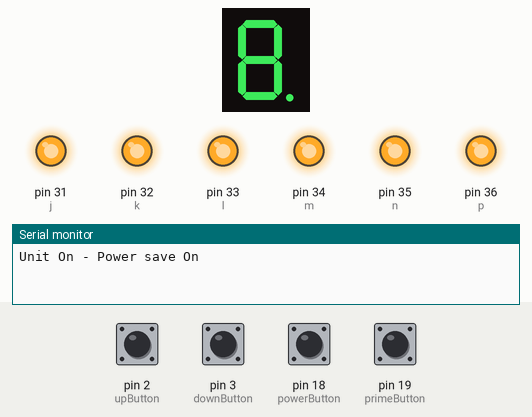
Simulated run of this sketch. Board: Arduino Mega 2560, built with avr-gcc and run on an emulated ATmega2560. Parts: 1-digit seven-segment display, output pins drawn as LEDs (lit = HIGH), the last lines printed to the serial monitor. Wiring (inferred from the names in the program): 1-digit 7-segment display, segments lit when HIGH: segments pin 22, pin 23, pin 24, pin 25, pin 26, pin 27, pin 28, pin 30. Dashed ring = blinking. The inputs (shaded band) are chosen by the test bench; at power-on: pin 2 (upButton), pin 3 (downButton), pin 18 (powerButton), pin 19 (primeButton) HIGH. The segment pins are drawn as the display they are named for; pins used as bus, display or sensor lines are not drawn.

Above: at 3.6 s.
3.7 s: pin 18 (powerButton) pulled LOW for 0.15 s
At 4.35 s:
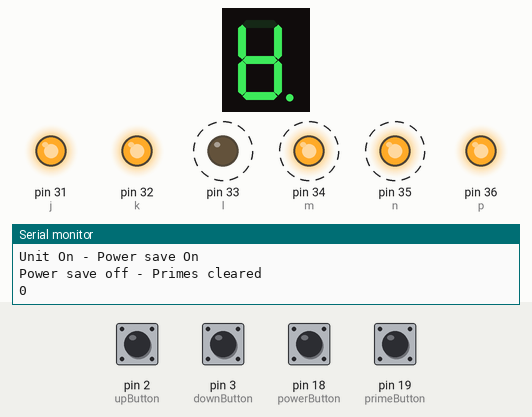
4.4 s: pin 2 (upButton) pulled LOW for 0.15 s
At 5.6 s:
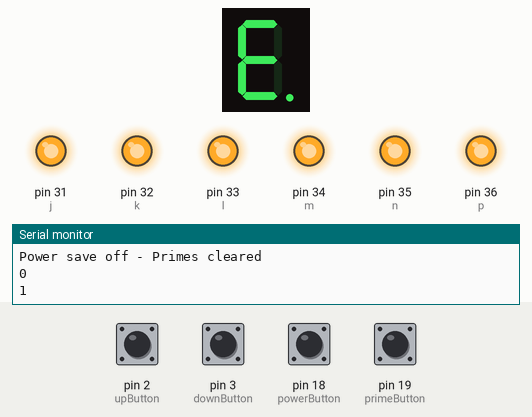
6.0 s: pin 19 (primeButton) pulled LOW for 0.15 s
At 6.24 s:
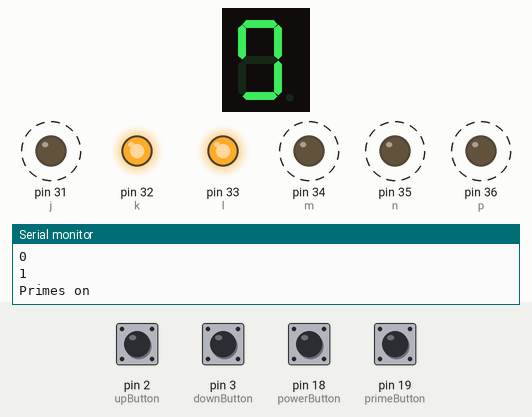
9.1 s: pin 2 (upButton) pulled LOW for 1 s
At 9.4 s:
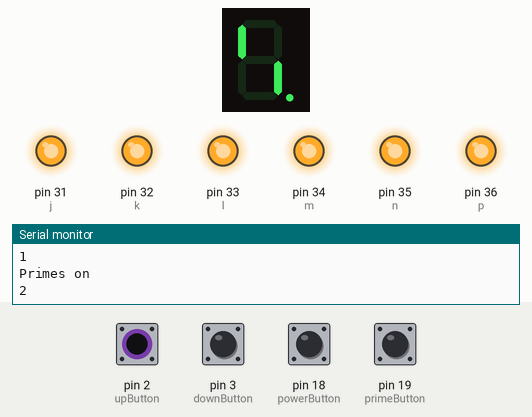
11.6 s: pin 2 (upButton) pulled LOW for 0.15 s
At 12.5 s:
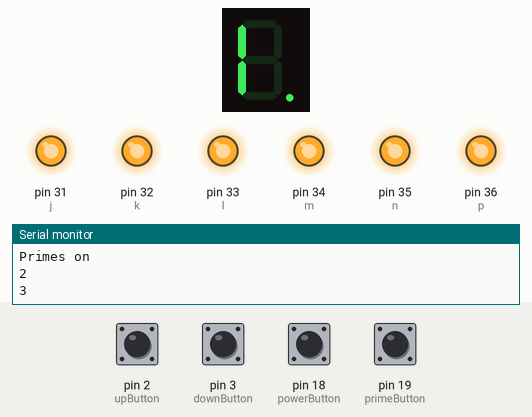
13.2 s: pin 2 (upButton) pulled LOW for 0.15 s
At 13.7 s:
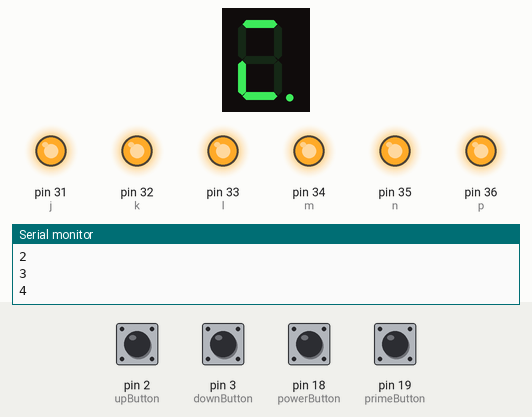
Timing chart, 0 to 15.8 s (numbered marks = the images above; inputs shaded):
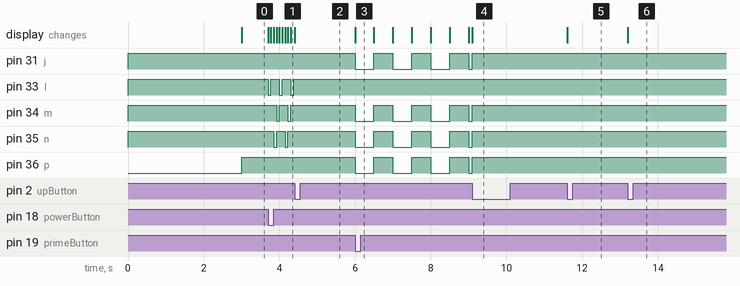

The sketch:

lapCounter.ino
```cpp
//Two-digit 7-segment LapCounter on Arduino Mega 2560
//
//            dB                dA
//
//           segH              segA
//          ------            ------
//         |segN  |segJ      |segF  |segB
//         |      |          |      |
//          ------ segP       ------ segG
//         |segM  |          |segE  |
//         |      |segK      |      |segC
//          ------            ------
//           segL              segD
//


//**NOTE**
//Relay module requires reverse inputs
//I.E. High = Low, Low = High

int a = 22;  //For displaying segment "a"
int b = 23;  //For displaying segment "b"
int c = 24;  //For displaying segment "c"
int d = 25;  //For displaying segment "d"
int e = 26;  //For displaying segment "e"
int f = 27;  //For displaying segment "f"
int g = 28;  //For displaying segment "g"

int h = 30;  //For displaying segment "h"
int j = 31;  //For displaying segment "j"
int k = 32;  //For displaying segment "k"
int l = 33;  //For displaying segment "l"
int m = 34;  //For displaying segment "m"
int n = 35;  //For displaying segment "n"
int p = 36;  //For displaying segment "p"

//remote interrupt values
const byte upButton = 2;
const byte downButton = 3;
const byte powerButton = 18;
const byte primeButton = 19;

int dA = 0; //Right digit value
int dB = 0; //Left digit value

boolean newCount = LOW; //new input signaled
int lapsLeft = 0; //count of laps left
boolean powerSave = HIGH;
boolean primeMode = LOW;

//blink values
boolean blinkState = LOW;
unsigned long previousBlink = 0;  // will store last blink
const long blinkOn = 50;   // milliseconds of on-time
const long blinkOff = 2950;  // milliseconds of off-time

//spin values
const int spin = 75;
unsigned long previousSpin = 0;
boolean compA = LOW;
boolean compB = LOW;
boolean compC = LOW;
boolean compD = HIGH;

//flash O values
const int flash = 150;
unsigned long previousFlash = 0;
boolean flashState = LOW;

//prime values
const int prime = 500;
unsigned long previousPrime = 0;
boolean primeState = LOW;

//software debounce
unsigned long lastInterrupt;

void setup() {
//inputs
pinMode(upButton, INPUT);
pinMode(downButton, INPUT);
pinMode(powerButton, INPUT);
pinMode(primeButton, INPUT);


//interrupts
attachInterrupt(digitalPinToInterrupt(upButton), addLap, FALLING);
attachInterrupt(digitalPinToInterrupt(downButton), minusLap, FALLING);
attachInterrupt(digitalPinToInterrupt(powerButton), powerToggle, FALLING);
attachInterrupt(digitalPinToInterrupt(primeButton), primeToggle, FALLING);

  //dA - Right digit
  pinMode(a, OUTPUT);  //A
  pinMode(b, OUTPUT);  //B
  pinMode(c, OUTPUT);  //C
  pinMode(d, OUTPUT);  //D
  pinMode(e, OUTPUT);  //E
  pinMode(f, OUTPUT);  //F
  pinMode(g, OUTPUT);  //G

  //dB - Left digit
  pinMode(h, OUTPUT);  //H
  pinMode(j, OUTPUT);  //J
  pinMode(k, OUTPUT);  //K
  pinMode(l, OUTPUT);  //L
  pinMode(m, OUTPUT);  //M
  pinMode(n, OUTPUT);  //N
  pinMode(p, OUTPUT);  //P

  alloff();
  digitalWrite(g,LOW);
  digitalWrite(p,LOW);

  Serial.begin(9600);
  Serial.println("Unit On - Power save On");
}


//display conditions
void displayDA(int dA) //Display Right digit
{
 //Conditions for displaying segment a
 if(dA !=1 && dA != 4)
 digitalWrite(a,LOW);

 //Conditions for displaying segment b
 if(dA != 5 && dA != 6)
 digitalWrite(b,LOW);

 //Conditions for displaying segment c
 if(dA !=2)
 digitalWrite(c,LOW);

 //Conditions for displaying segment d
 if(dA != 1 && dA !=4 && dA !=7)
 digitalWrite(d,LOW);

 //Conditions for displaying segment e
 if(dA == 2 || dA ==6 || dA == 8 || dA==0)
 digitalWrite(e,LOW);

 //Conditions for displaying segment f
 if(dA != 1 && dA !=2 && dA !=3 && dA !=7)
 digitalWrite(f,LOW);

 //Conditions for displaying segment g
 if (dA !=0 && dA !=1 && dA !=7)
 digitalWrite(g,LOW);
}

void displayDB(int dB) //Display Left digit
{
 //Conditions for displaying segment h
 if(dB !=1 && dB != 4)
 digitalWrite(h,LOW);

 //Conditions for displaying segment j
 if(dB != 5 && dB != 6)
 digitalWrite(j,LOW);

 //Conditions for displaying segment k
 if(dB !=2)
 digitalWrite(k,LOW);

 //Conditions for displaying segment l
 if(dB != 1 && dB !=4 && dB !=7)
 digitalWrite(l,LOW);

 //Conditions for displaying segment m
 if(dB == 2 || dB == 6 || dB == 8 || dB ==0)
 digitalWrite(m,LOW);

 //Conditions for displaying segment n
 if(dB != 1 && dB !=2 && dB !=3 && dB !=7)
 digitalWrite(n,LOW);

 //Conditions for displaying segment p
 if (dB!=0 && dB!=1 && dB !=7)
 digitalWrite(p,LOW);
}

void digitMath()
{
  dA = (lapsLeft/1) % 10;
  dB = (lapsLeft/10) % 10;
}

void displayDigits()
{
  displayDA(dA);
  if(lapsLeft > 9)
  {
    displayDB(dB);
  }
}

void alloff() //digits off
{
  digitalWrite(a,HIGH);
  digitalWrite(b,HIGH);
  digitalWrite(c,HIGH);
  digitalWrite(d,HIGH);
  digitalWrite(e,HIGH);
  digitalWrite(f,HIGH);
  digitalWrite(g,HIGH);

  digitalWrite(h,HIGH);
  digitalWrite(j,HIGH);
  digitalWrite(k,HIGH);
  digitalWrite(l,HIGH);
  digitalWrite(m,HIGH);
  digitalWrite(n,HIGH);
  digitalWrite(p,HIGH);
}

//interrups
void addLap() //add lap
{
  if(millis() - lastInterrupt > 25 && powerSave == LOW)
  {
    lastInterrupt = millis();
    newCount = HIGH;
    lapsLeft++;
    alloff();
    digitMath();
    displayDigits();
    primeMode = LOW;
    Serial.println(lapsLeft);
  }
}

void minusLap() //minus lap
{
  if(millis() - lastInterrupt > 25 && powerSave == LOW)
  {
    lastInterrupt = millis();
    if(lapsLeft >= 1)
      {
        newCount = HIGH;
        lapsLeft--;
        alloff();
        digitMath();
        displayDigits();
        primeMode = LOW;
        Serial.println(lapsLeft);
      }
  }
}

void powerToggle() //power toggle
{
  if(millis() - lastInterrupt > 1000)
  {
    lastInterrupt = millis();
    if(powerSave == HIGH)
    {
      powerSave = LOW;
      resetSpinner();
      alloff();
      digitMath();
      displayDigits();
      Serial.println("Power save off - Primes cleared");
      Serial.println(lapsLeft);
    }
    else if(powerSave == LOW)
    {
      powerSave = HIGH;
      primeMode = LOW;
      resetSpinner();
      alloff();
      Serial.println("Power save on");
    }
  }
}

void primeToggle() //prime toggle
{
  if(millis() - lastInterrupt > 50)
  {
    lastInterrupt = millis();
    if(primeMode == LOW && powerSave == LOW && lapsLeft != 0) //if no primes and no power save
    {
      primeMode = HIGH;
      alloff();
      Serial.println("Primes on");
    }
    else if(primeMode == HIGH && powerSave == LOW && lapsLeft != 0)
    {
      primeMode = LOW;
      alloff();
      digitMath();
      displayDigits();
      Serial.println("Primes off");
      Serial.println(lapsLeft);
    }

  }
}


//modes
void spinner() //end of race / 0 laps left
{
  unsigned long currentMillis = millis();
  if(currentMillis - previousSpin >= spin && compD == HIGH)
  {
    alloff();
    digitalWrite(a,LOW);
    digitalWrite(l,LOW);
    previousSpin = currentMillis;
    compD = LOW;
    compA = HIGH;
  }
  if(currentMillis - previousSpin >= spin && compA == HIGH)
  {
    alloff();
    digitalWrite(d,LOW);
    digitalWrite(h,LOW);
    previousSpin = currentMillis;
    compA = LOW;
    compB = HIGH;
  }
  if(currentMillis - previousSpin >= spin && compB == HIGH)
  {
    alloff();
    digitalWrite(c,LOW);
    digitalWrite(n,LOW);
    previousSpin = currentMillis;
    compB = LOW;
    compC = HIGH;
  }
  if(currentMillis - previousSpin >= spin && compC == HIGH)
  {
    alloff();
    digitalWrite(b,LOW);
    digitalWrite(m,LOW);
    previousSpin = currentMillis;
    compC = LOW;
    compD = HIGH;
  }
}

void resetSpinner()
{
  compA = LOW;
  compB = LOW;
  compC = LOW;
  compD = HIGH;
}

void flashO()
{
  unsigned long currentMillis = millis();
  if(currentMillis - previousFlash >= flash)
  {
    previousFlash = currentMillis;  // Remember the time
    if (flashState == LOW)
    {
      digitalWrite(a,LOW);
      digitalWrite(b,LOW);
      digitalWrite(c,LOW);
      digitalWrite(d,LOW);
      digitalWrite(h,LOW);
      digitalWrite(l,LOW);
      digitalWrite(m,LOW);
      digitalWrite(n,LOW);
      flashState = HIGH;
    }
    else
    {
      alloff();
      flashState = LOW;
    }
  }
}

void primes() //primes mode
{
  unsigned long currentMillis = millis();
  if(currentMillis - previousPrime >= prime)
  {
    previousPrime = currentMillis;  // Remember the time
    if (primeState == LOW)
    {
      alloff();
      digitalWrite(e,LOW);
      digitalWrite(g,LOW);
      digitalWrite(h,LOW);
      digitalWrite(j,LOW);
      digitalWrite(m,LOW);
      digitalWrite(n,LOW);
      digitalWrite(p,LOW);
      primeState = HIGH;
    }
    else
    {
      alloff();
      digitMath();
      displayDigits();
      primeState = LOW;
    }
  }
}


void blink() //power save blinker
{
  unsigned long currentMillis = millis();
  if((blinkState == HIGH) && (currentMillis - previousBlink >= blinkOn))
  {
    blinkState = LOW;  // Turn it off
    previousBlink = currentMillis;  // Remember the time
    alloff();
  }
  else if ((blinkState == LOW) && (currentMillis - previousBlink >= blinkOff))
  {
    blinkState = HIGH;  // turn it on
    previousBlink = currentMillis;   // Remember the time
    digitalWrite(g,LOW);
    digitalWrite(p,LOW);
  }
}

void loop() {
  if(lapsLeft == 0 && powerSave == LOW){
    spinner();
  }
  if((lapsLeft > 0) && (newCount == HIGH)){
    newCount = 0;
    resetSpinner();
  }
  if(primeMode == HIGH)
  {
    primes();
  }
  if(powerSave == HIGH)
  {
    blink();
  }
}
```

Measured:
- after the input at 3.7 s, pin 33 (l): alternates HIGH for 0.23 s and LOW for 0.07 s, starting at once; pin 34 (m): alternates HIGH for 0.22 s and LOW for 0.08 s, starting after 0.23 s; pin 35 (n): alternates HIGH for 0.22 s and LOW for 0.08 s, starting after 0.15 s; the display: changes at once (image 1)
- after the input at 4.4 s, pin 33 (l), pin 34 (m), pin 35 (n): stops changing and stays HIGH; the display: changes at once (image 2)
- after the input at 6.0 s, pin 31 (j), pin 34 (m), pin 35 (n), pin 36 (p): alternates HIGH for 0.50 s and LOW for 0.50 s, starting at once; the display: changes at once (image 3)
- after the input at 9.1 s, the display: changes at once (image 4)
- after the input at 11.6 s, the display: changes at once (image 5)
- after the input at 13.2 s, the display: changes at once (image 6)
